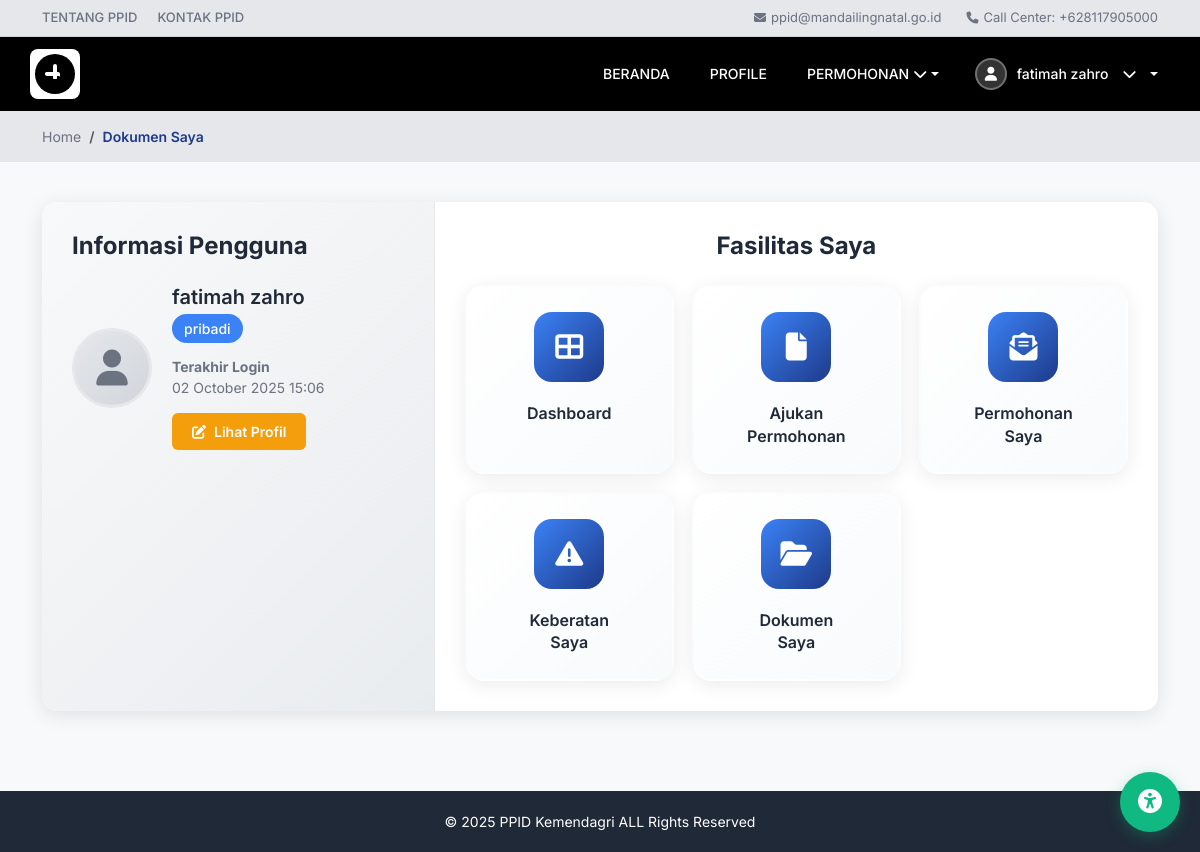
The app's page /index.php?controller=user&action=index (signed in) with its own data.
### tables this page shows
CREATE TABLE `users` (
  `id_user` int NOT NULL,
  `email` varchar(255) NOT NULL,
  `username` varchar(50) NOT NULL,
  `password` varchar(255) NOT NULL,
  `jabatan` varchar(100) DEFAULT NULL,
  `role` varchar(50) NOT NULL,
  `id_biodata` int DEFAULT NULL
);

CREATE TABLE `biodata_pengguna` (
  `id_biodata` int NOT NULL,
  `nama_lengkap` varchar(255) NOT NULL,
  `nik` varchar(16) NOT NULL,
  `alamat` text,
  `provinsi` varchar(100) DEFAULT NULL,
  `city` varchar(100) DEFAULT NULL,
  `jenis_kelamin` enum('Laki-laki','Perempuan') DEFAULT NULL,
  `usia` int DEFAULT NULL,
  `pendidikan` varchar(100) DEFAULT NULL,
  `pekerjaan` varchar(100) DEFAULT NULL,
  `no_kontak` varchar(20) DEFAULT NULL,
  `email` varchar(255) DEFAULT NULL,
  `foto_profile` varchar(255) DEFAULT NULL,
  `status_pengguna` enum('pribadi','lembaga') NOT NULL,
  `nama_lembaga` varchar(255) DEFAULT NULL,
  `upload_ktp` varchar(255) DEFAULT NULL,
  `upload_akta` varchar(255) DEFAULT NULL
);

### models/UserModel.php (called while the page is built, shortened)
<?php
class UserModel {
    private $conn;
    public function __construct($db) {
        $this->conn = $db;
    }
    public function getUserBiodata($userId) {
        $query = "SELECT bp.*, u.username, u.role, u.email, u.password
                  FROM biodata_pengguna bp
                  JOIN users u ON u.id_biodata = bp.id_biodata
                  WHERE u.id_user = :user_id LIMIT 1";
        $stmt = $this->conn->prepare($query);
        $stmt->bindParam(':user_id', $userId);
        $stmt->execute();
        return $stmt->fetch(PDO::FETCH_ASSOC);
    }
}
?>

### views/dashboard/masyarakat/index.php (the view, shortened to what this page needs)
<?php
$facilities = [
  [
    'title' => 'Dashboard',
    'icon' => 'fas fa-th-large',
    'url' => 'index.php?controller=user&action=index',
    'description' => 'Halaman utama dashboard'
  ],
  [
    'title' => 'Ajukan Permohonan',
    'icon' => 'fas fa-file',
    'url' => 'index.php?controller=AjukanPermohonan&action=index',
    'description' => 'Buat permohonan informasi baru'
  ],
  [
    'title' => 'Permohonan Saya',
    'icon' => 'fas fa-envelope-open-text',
    'url' => 'index.php?controller=permohonan&action=index',
    'description' => 'Lihat status permohonan Anda'
  ],
  [
    'title' => 'Keberatan Saya',
    'icon' => 'fas fa-exclamation-triangle',
    'url' => 'index.php?controller=keberatan&action=index',
    'description' => 'Ajukan keberatan atas permohonan'
  ],
  [
    'title' => 'Dokumen Saya',
    'icon' => 'fas fa-folder-open',
    'url' => 'index.php?controller=dokumen&action=index',
    'description' => 'Kelola dokumen pribadi'
  ]
];
?>
<!DOCTYPE html>
<html lang="id">
<head>
  <link href="https://cdn.jsdelivr.net/npm/bootstrap@5.3.0/dist/css/bootstrap.min.css" rel="stylesheet">
  <link rel="stylesheet" href="https://cdnjs.cloudflare.com/ajax/libs/font-awesome/6.4.0/css/all.min.css">
</head>
<body>
  <div class="top-info-bar">
    <div class="container">
      <div class="top-info-links">
        <a href="#">TENTANG PPID</a>
        <a href="#">KONTAK PPID</a>
      </div>
      <div class="top-info-contact">
        <span><i class="fas fa-envelope"></i> ppid@mandailingnatal.go.id</span>
        <span><i class="fas fa-phone"></i> Call Center: +628117905000</span>
      </div>
    </div>
  </div>
  <?php include 'views/layout/navbar_masyarakat.php'; ?>
  <div class="breadcrumb-section">
    <div class="container">
      <nav aria-label="breadcrumb">
        <ol class="breadcrumb">
          <li class="breadcrumb-item"><a href="index.php">Home</a></li>
          <li class="breadcrumb-item active" aria-current="page">Dokumen Saya</li>
        </ol>
      </nav>
    </div>
  </div>
  <div class="main-content">
    <div class="container">
      <div class="row">
        <div class="col-12">
          <div class="main-card">
            <div class="card-content">
              <div class="user-info-section">
                <h2 class="user-info-title">Informasi Pengguna</h2>
                <div class="user-profile">
                  <div class="profile-avatar">
                    <?php if (!empty($user_data['foto_profile']) && file_exists($user_data['foto_profile'])): ?>
                      <img src="<?php echo htmlspecialchars($user_data['foto_profile']); ?>" alt="Foto Profil" style="width: 100%; height: 100%; object-fit: cover; border-radius: 50%;">
                    <?php else: ?>
                      <i class="fas fa-user"></i>
                    <?php endif; ?>
                  </div>
                  <div class="profile-info">
                    <h3><?php echo htmlspecialchars($nama_lengkap); ?></h3>
                    <span class="profile-status"><?php echo htmlspecialchars($status_pengguna); ?></span>
                    <div class="profile-login-time">
                      <strong>Terakhir Login</strong><br>
                      <?php echo $current_datetime; ?>
                    </div>
                    <button class="btn btn-profile" onclick="window.location.href='index.php?controller=user&action=profile'">
                      <i class="fas fa-edit me-2"></i>Lihat Profil
                    </button>
                  </div>
                </div>
              </div>
              <div class="facilities-section">
                <h2 class="facilities-title">Fasilitas Saya</h2>
                <div class="facilities-grid">
                  <?php foreach ($facilities as $facility): ?>
                    <a href="<?php echo htmlspecialchars($facility['url']); ?>" class="facility-card" title="<?php echo htmlspecialchars($facility['description']); ?>">
                      <div class="facility-icon">
                        <i class="<?php echo htmlspecialchars($facility['icon']); ?>"></i>
                      </div>
                      <h5><?php echo str_replace(' ', '<br>', htmlspecialchars($facility['title'])); ?></h5>
                    </a>
                  <?php endforeach; ?>
                </div>
              </div>
            </div>
          </div>
        </div>
      </div>
    </div>
  </div>
  <footer class="footer">
    <div class="container">
      <p>&copy; 2025 PPID Kemendagri ALL Rights Reserved</p>
    </div>
  </footer>
  <button class="accessibility-btn" title="Accessibility">
    <i class="fas fa-universal-access"></i>
  </button>
</body>
</html>

### views/layout/navbar_masyarakat.php (shortened to what this page needs)
<nav class="navbar-custom">
    <div class="container main-navbar">
      <div class="d-flex justify-content-between align-items-center w-100">
        <a href="index.php?controller=user&action=index" class="navbar-brand">
          <div class="logo-img">
            <img alt="Logo">
          </div>
        </a>
        <div class="navbar-nav">
          <a href="index.php?controller=user&action=index">BERANDA</a>
          <a href="index.php?controller=user&action=profile">PROFILE</a>
          <div class="nav-dropdown">
            <a href="#" class="dropdown-toggle" data-bs-toggle="dropdown" aria-expanded="false">
              PERMOHONAN <i class="fas fa-chevron-down ms-1"></i>
            </a>
          </div>
          <div class="nav-dropdown user-dropdown">
            <a href="#" class="dropdown-toggle user-toggle" data-bs-toggle="dropdown" aria-expanded="false">
              <div class="user-avatar">
                <?php if (!empty($user_data['foto_profile']) && file_exists($user_data['foto_profile'])): ?>
                  <img src="<?php echo htmlspecialchars($user_data['foto_profile']); ?>" alt="Foto Profil">
                <?php else: ?>
                  <i class="fas fa-user"></i>
                <?php endif; ?>
              </div>
              <span class="username"><?php echo htmlspecialchars($nama_lengkap); ?></span>
              <i class="fas fa-chevron-down ms-1"></i>
            </a>
          </div>
        </div>
      </div>
    </div>
  </nav>

### records on screen
users: id_biodata.nama_lengkap "fatimah zahro", id_biodata.status_pengguna "pribadi"

### other values on screen
str_replace(' ', '<br>', htmlspecialchars($facility['title'])) "Dashboard"
str_replace(' ', '<br>', htmlspecialchars($facility['title'])) "Ajukan Permohonan"
str_replace(' ', '<br>', htmlspecialchars($facility['title'])) "Permohonan Saya"
str_replace(' ', '<br>', htmlspecialchars($facility['title'])) "Keberatan Saya"
str_replace(' ', '<br>', htmlspecialchars($facility['title'])) "Dokumen Saya"
